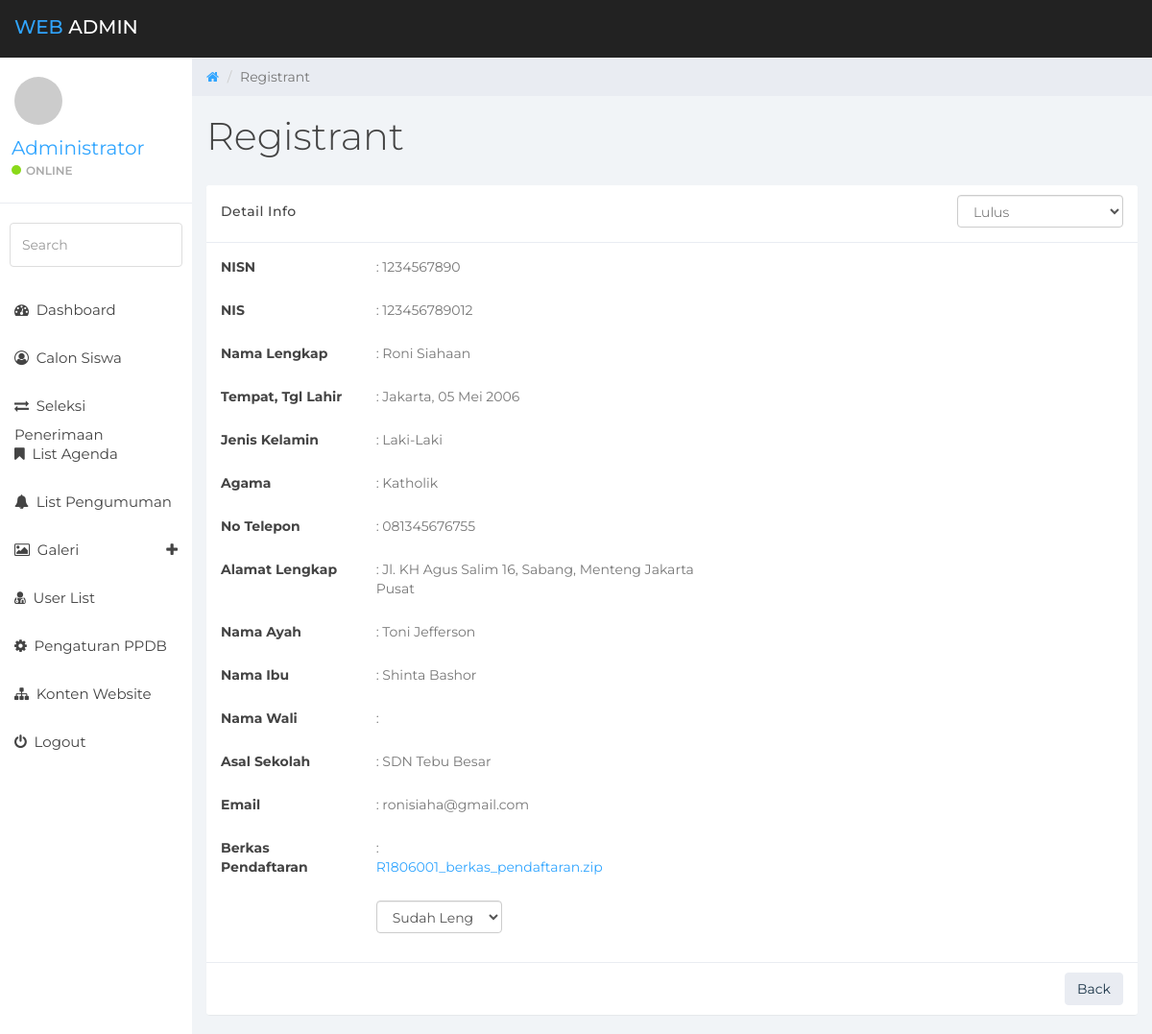
The page /sysadmin/?page=list-pendaftar&act=info&key=1234567890 (signed in) on the database its author committed.
### tables this page shows
CREATE TABLE `calon_siswa` (
  `cs_id` int(11) NOT NULL,
  `cs_nisn` varchar(10) NOT NULL,
  `cs_nis` varchar(12) NOT NULL,
  `cs_nama_lengkap` varchar(100) NOT NULL,
  `cs_tmpt_lahir` varchar(100) NOT NULL,
  `cs_tgl_lahir` date NOT NULL,
  `cs_jkel` enum('L','P') NOT NULL,
  `cs_agama` varchar(35) NOT NULL,
  `cs_no_tlp` varchar(36) NOT NULL,
  `cs_alamat_lengkap` text NOT NULL,
  `cs_nama_ayah` varchar(100) NOT NULL,
  `cs_nama_ibu` varchar(100) NOT NULL,
  `cs_nama_wali` varchar(100) NOT NULL,
  `cs_asal_sekolah` varchar(100) NOT NULL,
  `cs_email` varchar(100) NOT NULL,
  `berkas_id` int(10) NOT NULL DEFAULT '0'
);

CREATE TABLE `berkas_docs` (
  `berkas_id` int(10) NOT NULL,
  `cs_nisn` varchar(10) NOT NULL,
  `berkas_file` varchar(100) NOT NULL,
  `berkas_status` tinyint(4) NOT NULL COMMENT '1:not_verified,2:verified'
);

### includes/constants.php (called while the page is built, shortened)
<?php
$baseurl = "http://".$_SERVER['HTTP_HOST'].str_replace(basename($_SERVER['SCRIPT_NAME']),"",$_SERVER['SCRIPT_NAME']);
?>

### includes/class.db.php (called while the page is built, shortened)
<?php
class DB
{
    private $link = null;
    static $inst = null;
    public function __construct()
    {
        try {
            $this->link = new mysqli( DB_HOST, DB_USER, DB_PASS, DB_NAME );
            $this->link->set_charset( "utf8" );
        } catch ( Exception $e ) {
            die( 'Unable to connect to database' );
        }
    }
    public function num_rows( $query )
    {
        $num_rows = $this->link->query( $query );
        if( $this->link->error )
        {
            $this->log_db_errors( $this->link->error, $query );
            return $this->link->error;
        }
        else
        {
            return $num_rows->num_rows;
        }
    }
    public function get_row( $query, $object = false )
    {
        $row = $this->link->query( $query );
        if( $this->link->error )
        {
            $this->log_db_errors( $this->link->error, $query );
            return false;
        }
        else
        {
            $r = ( !$object ) ? $row->fetch_row() : $row->fetch_object();
            return $r;
        }
    }
    static function getInstance()
    {
        if( self::$inst == null )
        {
            self::$inst = new DB();
        }
        return self::$inst;
    }
}

### includes/common_helper.php (called while the page is built, shortened)
<?php
function tgl_indo($tgl){
    $tanggal = substr($tgl,8,2);
    $bulan = getBulan(substr($tgl,5,2));
    $tahun = substr($tgl,0,4);
    return $tanggal.' '.$bulan.' '.$tahun;
}
function getBulan($bln){
    switch ($bln){
        case 5:
            return "Mei";
            break;
    }
}
?>

### sysadmin/modules/calonsiswa/v_list.php (the view, shortened to what this page needs)
<?php
$pagetitle = "Registrant";
$act = "modules/calonsiswa/do_task.php";
$getpage = "list-pendaftar";
$getact = htmlspecialchars($_GET["act"], ENT_QUOTES, 'UTF-8');
?>
<div class="row">
    <ol class="breadcrumb">
        <li><a href="<?php echo $baseurl;?>">
            <em class="fa fa-home"></em>
        </a></li>
        <li class="active"><?php echo $pagetitle;?></li>
    </ol>
</div>
<div class="row">
    <div class="col-lg-12">
        <h1 class="page-header"><?php echo $pagetitle;?></h1>
    </div>
</div>
<?php
switch($getact){
?>
<?php
case "info";
$key = htmlspecialchars($_GET["key"], ENT_QUOTES, 'UTF-8');
$query = "SELECT c.cs_nisn, c.cs_nis, c.cs_nama_lengkap, c.cs_tmpt_lahir, "
        . "c.cs_tgl_lahir, c.cs_jkel, c.cs_agama, c.cs_no_tlp, c.cs_alamat_lengkap, "
        . "c.cs_nama_ayah, c.cs_nama_ibu, c.cs_nama_wali, c.cs_asal_sekolah, c.cs_email "
        . "FROM calon_siswa AS c WHERE c.cs_nisn = '$key' ";
if( $database->num_rows( $query ) > 0 )
{
    list( $nisn, $nis, $fullname, $tempat, $tgl, $jkel, $agama,
            $notlp, $alamat, $ayah, $ibu, $wali, $sekolah, $email ) = $database->get_row( $query );
    $tgllahir = tgl_indo($tgl);
    $gender = $jkel == "L" ? "Laki-Laki" : "Perempuan";
    $qry_status = "SELECT reg_status FROM registrasi WHERE cs_nisn = '$nisn'";
    if( $database->num_rows( $qry_status ) > 0 ){
        list( $regstatus ) = $database->get_row( $qry_status );
        if($regstatus == 3){
            $pass = "selected";
        }elseif($regstatus == 4){
            $notpass = "selected";
        }
    }
    $qry_berkas = "SELECT berkas_file, berkas_status FROM berkas_docs WHERE cs_nisn = '$nisn'";
    if( $database->num_rows( $qry_berkas ) > 0 ){
        list( $files, $status ) = $database->get_row( $qry_berkas );
        if($status == 1){
            $zipname = "../" . UPLOADS_DIR . "confi_docs". DIRECTORY_SEPARATOR . $files;
            $no_completed = "selected";
        }else{
            $zipname = "#";
            $completed = "selected";
        }
    }
?>
<div class="row">
    <div class="col-lg-12">
        <div class="panel panel-default">
            <div class="panel-heading">
                <h5 class="pull-left">Detail Info</h5>
                <div class="pull-right">
                    <form role="form" class="form-horizontal" method="POST" action="<?php echo $act.'?page='.$getpage;?>&act=update_reg">
                        <select name="fstatus_reg" id="fstatus_reg" class="form-control" onchange="this.form.submit()">
                            <option value="2" <?php echo $pass;?>>Lulus</option>
                        </select>
                    </form>
                </div>
            </div>
            <div class="panel-body">
                <form role="form" class="form-horizontal" method="POST" action="<?php echo $act.'?page='.$getpage;?>&act=update">
                    <div class="form-group">
                        <label class="col-sm-2">NISN</label>
                        <div class="col-sm-5">
                            <p>: <?php echo $nisn;?></p>
                        </div>
                    </div>
                    <div class="form-group">
                        <label class="col-sm-2">NIS</label>
                        <div class="col-sm-5">
                            <p>: <?php echo $nis;?></p>
                        </div>
                    </div>
                    <div class="form-group">
                        <label class="col-sm-2">Nama Lengkap</label>
                        <div class="col-sm-5">
                            <p>: <?php echo $fullname;?></p>
                        </div>
                    </div>
                    <div class="form-group">
                        <label class="col-sm-2">Tempat, Tgl Lahir</label>
                        <div class="col-sm-5">
                            <p>: <?php echo $tempat.', '.$tgllahir;?></p>
                        </div>
                    </div>
                    <div class="form-group">
                        <label class="col-sm-2">Jenis Kelamin</label>
                        <div class="col-sm-5">
                            <p>: <?php echo $gender;?></p>
                        </div>
                    </div>
                    <div class="form-group">
                        <label class="col-sm-2">Agama</label>
                        <div class="col-sm-5">
                            <p>: <?php echo $agama;?></p>
                        </div>
                    </div>
                    <div class="form-group">
                        <label class="col-sm-2">No Telepon</label>
                        <div class="col-sm-5">
                            <p>: <?php echo $notlp;?></p>
                        </div>
                    </div>
                    <div class="form-group">
                        <label class="col-sm-2">Alamat Lengkap</label>
                        <div class="col-sm-5">
                            <p>: <?php echo nl2br($alamat);?></p>
                        </div>
                    </div>
                    <div class="form-group">
                        <label class="col-sm-2">Nama Ayah</label>
                        <div class="col-sm-5">
                            <p>: <?php echo $ayah;?></p>
                        </div>
                    </div>
                    <div class="form-group">
                        <label class="col-sm-2">Nama Ibu</label>
                        <div class="col-sm-5">
                            <p>: <?php echo $ibu;?></p>
                        </div>
                    </div>
                    <div class="form-group">
                        <label class="col-sm-2">Nama Wali</label>
                        <div class="col-sm-5">
                            <p>: <?php echo $wali;?></p>
                        </div>
                    </div>
                    <div class="form-group">
                        <label class="col-sm-2">Asal Sekolah</label>
                        <div class="col-sm-5">
                            <p>: <?php echo $sekolah;?></p>
                        </div>
                    </div>
                    <div class="form-group">
                        <label class="col-sm-2">Email</label>
                        <div class="col-sm-5">
                            <p>: <?php echo $email;?></p>
                        </div>
                    </div>
                    <div class="form-group">
                        <label class="col-sm-2">Berkas Pendaftaran</label>
                        <div class="col-sm-3">
                            <p>: <?php echo '<a href="'.$zipname.'" target="_blank">'.$files.'</a>';?></p>
                        </div>
                    </div>
                    <div class="form-group">
                        <label class="col-sm-2">&nbsp;</label>
                        <div class="col-sm-2">
                            <select name="fstatus_berkas" id="fstatus_berkas" class="form-control" onchange="this.form.submit()">
                                <option value="2" <?php echo $completed;?>>Sudah Lengkap</option>
                            </select>
                        </div>
                    </div>
                </form>
            </div>
            <div class="panel-footer">
                <div class="text-right">
                    <button type="button" class="btn btn-default" onclick="window.history.go(-1); return false;">Back</button>
                </div>
            </div>
        </div>
    </div>
</div>
<?php
}else{
echo '<div class="row"><div class="col-lg-12"> '
    . '<div class="panel panel-default">'
    . '<div class="panel-body"><h2 class="text-center">Data Not Available</h2></div>'
    . '</div>'
    . '</div></div>';
}
break;
}
?>

### sysadmin/assets/css/styles.css (style rules this page uses)
body { background: #f1f4f7; padding-top: 60px; font-size: 14px; color: #444444; font-family: "Montserrat", "Helvetica Neue", Helvetica, Arial, sans-serif; }
p { color: #777; }
a, a:hover, a:focus { color: #30a5ff; }
h1, h2, h3, h4, h5, h6 { color: #444444; }
h1 { font-weight: 300; font-size: 40px; }
.btn-default, .btn-default:hover, .btn-default:focus, .btn-default:active, .btn-default.active, .open > .dropdown-toggle.btn-default, .btn-default.disabled, .btn-default[disabled], fieldset[disabled] .btn-default, .btn-default.disabled:hover, .btn-default[disabled]:hover, fieldset[disabled] .btn-default:hover, .btn-default.disabled:focus, .btn-default[disabled]:focus, fieldset[disabled] .btn-default:focus, .btn-default.disabled:active, .btn-default[disabled]:active, fieldset[disabled] .btn-default:active, .btn-default.disabled.active, .btn-default[disabled].active, fieldset[disabled] .btn-default.active { background-color: #e9ecf2; border-color: #e9ecf2; color: #1b3548; }
.panel { border: 0; }
.panel-heading { font-size: 20px; font-weight: 300; letter-spacing: 0.025em; height: 60px; line-height: 38px; }
.panel-default .panel-heading { background: #fff; border-bottom: 1px solid #e9ecf2; color: #444444; }
.panel-footer { background: #fff; border-top: 1px solid #e9ecf2; }
.breadcrumb { border-radius: 0; padding: 10px 15px 10px 15px; background: #e9ecf2; margin: 0; }
h1.page-header { margin-top: 20px; border-bottom: 0; }

### rows shown on the page
calon_siswa: cs_nisn "1234567890", cs_nis "123456789012", cs_nama_lengkap "Roni Siahaan", cs_tmpt_lahir "Jakarta", cs_tgl_lahir "05 Mei 2006", cs_jkel "Laki-Laki", cs_agama "Katholik", cs_no_tlp "081345676755", cs_alamat_lengkap "Jl. KH Agus Salim 16, Sabang, Menteng Jakarta Pusat", cs_nama_ayah "Toni Jefferson", cs_nama_ibu "Shinta Bashor", cs_asal_sekolah "SDN Tebu Besar", cs_email "ronisiaha@gmail.com"
berkas_docs: berkas_file "R1806001_berkas_pendaftaran.zip"

### other values the page prints
$_SESSION['vName'] "Administrator"
$pagetitle "Registrant"
